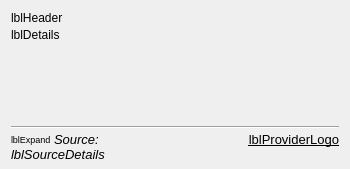
<?xml version="1.0" encoding="UTF-8"?>
<ui version="4.0">
 <class>librepcb::editor::PartInformationToolTip</class>
 <widget class="QFrame" name="librepcb::editor::PartInformationToolTip">
  <property name="geometry">
   <rect>
    <x>0</x>
    <y>0</y>
    <width>350</width>
    <height>169</height>
   </rect>
  </property>
  <property name="minimumSize">
   <size>
    <width>350</width>
    <height>0</height>
   </size>
  </property>
  <property name="maximumSize">
   <size>
    <width>600</width>
    <height>16777215</height>
   </size>
  </property>
  <property name="windowTitle">
   <string notr="true">Part Information</string>
  </property>
  <layout class="QVBoxLayout" name="vLayoutMain">
   <property name="spacing">
    <number>0</number>
   </property>
   <property name="bottomMargin">
    <number>7</number>
   </property>
   <item>
    <widget class="QLabel" name="lblHeader">
     <property name="sizePolicy">
      <sizepolicy hsizetype="Fixed" vsizetype="Fixed">
       <horstretch>0</horstretch>
       <verstretch>0</verstretch>
      </sizepolicy>
     </property>
     <property name="text">
      <string notr="true">lblHeader</string>
     </property>
    </widget>
   </item>
   <item>
    <layout class="QHBoxLayout" name="horizontalLayout_2" stretch="0,0">
     <property name="spacing">
      <number>15</number>
     </property>
     <property name="topMargin">
      <number>3</number>
     </property>
     <property name="bottomMargin">
      <number>3</number>
     </property>
     <item>
      <widget class="QLabel" name="lblDetails">
       <property name="sizePolicy">
        <sizepolicy hsizetype="Fixed" vsizetype="Preferred">
         <horstretch>0</horstretch>
         <verstretch>0</verstretch>
        </sizepolicy>
       </property>
       <property name="text">
        <string notr="true">lblDetails</string>
       </property>
       <property name="alignment">
        <set>Qt::AlignmentFlag::AlignLeading|Qt::AlignmentFlag::AlignLeft|Qt::AlignmentFlag::AlignTop</set>
       </property>
      </widget>
     </item>
     <item>
      <widget class="QWidget" name="pictureContainer" native="true">
       <property name="minimumSize">
        <size>
         <width>80</width>
         <height>80</height>
        </size>
       </property>
       <layout class="QGridLayout" name="gridLayout">
        <property name="leftMargin">
         <number>0</number>
        </property>
        <property name="topMargin">
         <number>0</number>
        </property>
        <property name="rightMargin">
         <number>0</number>
        </property>
        <property name="bottomMargin">
         <number>0</number>
        </property>
        <property name="spacing">
         <number>0</number>
        </property>
        <item row="0" column="0">
         <spacer name="horizontalSpacer">
          <property name="orientation">
           <enum>Qt::Orientation::Horizontal</enum>
          </property>
          <property name="sizeHint" stdset="0">
           <size>
            <width>0</width>
            <height>0</height>
           </size>
          </property>
         </spacer>
        </item>
        <item row="0" column="1">
         <widget class="QLabel" name="lblPicture">
          <property name="text">
           <string notr="true"/>
          </property>
          <property name="scaledContents">
           <bool>true</bool>
          </property>
         </widget>
        </item>
        <item row="1" column="0">
         <spacer name="verticalSpacer">
          <property name="orientation">
           <enum>Qt::Orientation::Vertical</enum>
          </property>
          <property name="sizeHint" stdset="0">
           <size>
            <width>0</width>
            <height>0</height>
           </size>
          </property>
         </spacer>
        </item>
       </layout>
      </widget>
     </item>
    </layout>
   </item>
   <item>
    <widget class="Line" name="line">
     <property name="orientation">
      <enum>Qt::Orientation::Horizontal</enum>
     </property>
    </widget>
   </item>
   <item>
    <layout class="QHBoxLayout" name="horizontalLayout" stretch="0,0,0,0">
     <property name="spacing">
      <number>3</number>
     </property>
     <property name="topMargin">
      <number>3</number>
     </property>
     <item>
      <widget class="QLabel" name="lblExpand">
       <property name="sizePolicy">
        <sizepolicy hsizetype="Fixed" vsizetype="Fixed">
         <horstretch>0</horstretch>
         <verstretch>0</verstretch>
        </sizepolicy>
       </property>
       <property name="font">
        <font>
         <pointsize>7</pointsize>
        </font>
       </property>
       <property name="cursor">
        <cursorShape>PointingHandCursor</cursorShape>
       </property>
       <property name="text">
        <string notr="true">lblExpand</string>
       </property>
      </widget>
     </item>
     <item>
      <widget class="QLabel" name="lblSource">
       <property name="sizePolicy">
        <sizepolicy hsizetype="Fixed" vsizetype="Fixed">
         <horstretch>0</horstretch>
         <verstretch>0</verstretch>
        </sizepolicy>
       </property>
       <property name="font">
        <font>
         <pointsize>10</pointsize>
         <italic>true</italic>
        </font>
       </property>
       <property name="cursor">
        <cursorShape>PointingHandCursor</cursorShape>
       </property>
       <property name="text">
        <string>Source:</string>
       </property>
      </widget>
     </item>
     <item>
      <spacer name="horizontalSpacer_2">
       <property name="orientation">
        <enum>Qt::Orientation::Horizontal</enum>
       </property>
       <property name="sizeHint" stdset="0">
        <size>
         <width>5</width>
         <height>5</height>
        </size>
       </property>
      </spacer>
     </item>
     <item>
      <widget class="QLabel" name="lblProviderLogo">
       <property name="sizePolicy">
        <sizepolicy hsizetype="Fixed" vsizetype="Fixed">
         <horstretch>0</horstretch>
         <verstretch>0</verstretch>
        </sizepolicy>
       </property>
       <property name="font">
        <font>
         <pointsize>10</pointsize>
         <underline>true</underline>
        </font>
       </property>
       <property name="text">
        <string notr="true">lblProviderLogo</string>
       </property>
       <property name="scaledContents">
        <bool>true</bool>
       </property>
       <property name="alignment">
        <set>Qt::AlignmentFlag::AlignRight|Qt::AlignmentFlag::AlignTrailing|Qt::AlignmentFlag::AlignVCenter</set>
       </property>
      </widget>
     </item>
    </layout>
   </item>
   <item>
    <widget class="QLabel" name="lblSourceDetails">
     <property name="font">
      <font>
       <pointsize>10</pointsize>
       <italic>true</italic>
      </font>
     </property>
     <property name="text">
      <string notr="true">lblSourceDetails</string>
     </property>
     <property name="wordWrap">
      <bool>true</bool>
     </property>
     <property name="margin">
      <number>3</number>
     </property>
    </widget>
   </item>
  </layout>
 </widget>
 <resources/>
 <connections/>
</ui>
